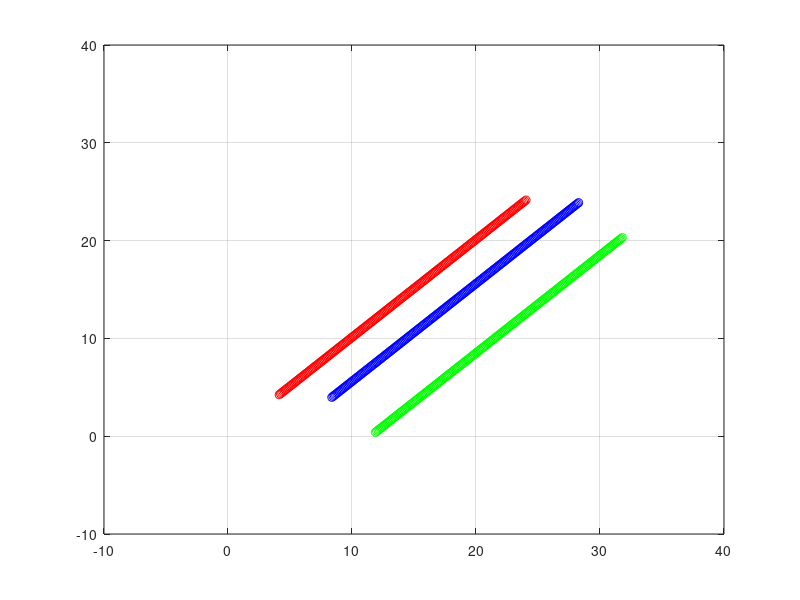

The MATLAB script that drew this image:
%parameters
clc;
close all; 
clear all;

%%
time_steps = 200;
delta_t = 0.1;
time_sample = time_steps*delta_t;
N = 3; % Number of agent

% random initial value
radius = 5;
x1 = radius*cos(rand);
y1 = radius*sin(rand);
theta1 = radius*rand;
x2 = 2*radius*cos(rand);
y2 = radius*sin(rand);
theta2 = radius*rand;
x3 = 3*radius*cos(rand);
y3 = radius*sin(rand);
theta3 = radius*rand;

%State vecor of agent
X1 = [x1 ; y1 ; theta1];
X2 = [x2 ; y2 ; theta2];
X3 = [x3 ; y3 ; theta3];

%Velocity
V1 = ones(3,1);
V2 = ones(3,1);
V3 = ones(3,1);

%%
X1_vec = [];
X2_vec = [];
X3_vec = [];

%Calculation
for i=1:time_steps
    
    X1 = X1 + V1*delta_t;
    X2 = X2 + V2*delta_t;
    X3 = X3 + V3*delta_t;
    X1_vec = [X1_vec , X1];
    X2_vec = [X2_vec , X2];
    X3_vec = [X3_vec , X3];
    
    plot(X1(1) , X1(2) , 'ro')
    grid on
    hold on 
    plot(X2(1) , X2(2), 'bo')
    hold on 
    plot(X3(1), X3(2), 'go')
    xlim([-10 , time_steps / 5])
    ylim([-10 , time_steps / 5])
    pause(delta_t)
    %theta1(:,i) = theta1(:,i-1) + v1*delta_t;
    %theta1(:,i) = [x1(:,i),y1(:,i)];
end

